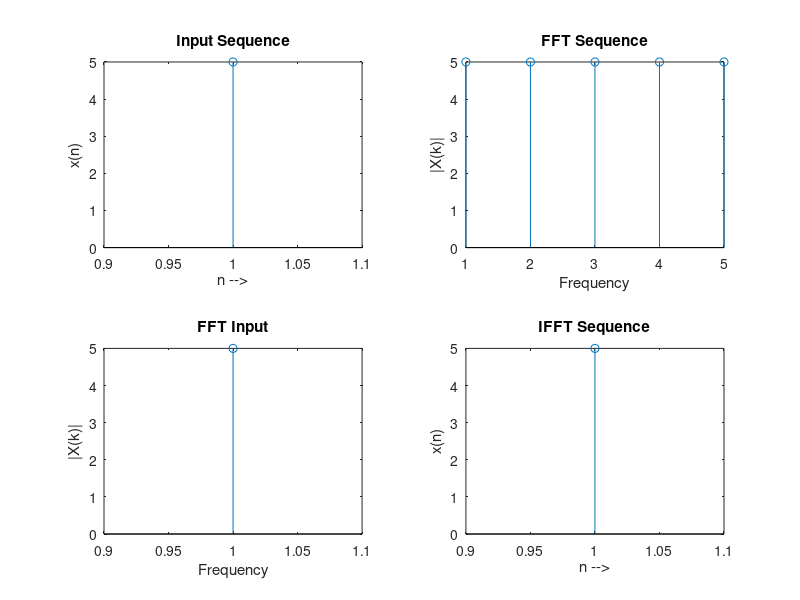
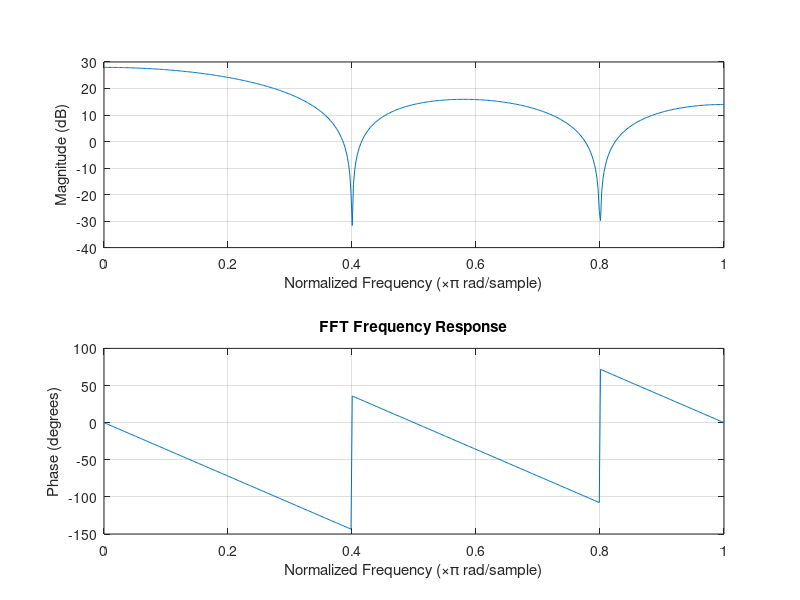
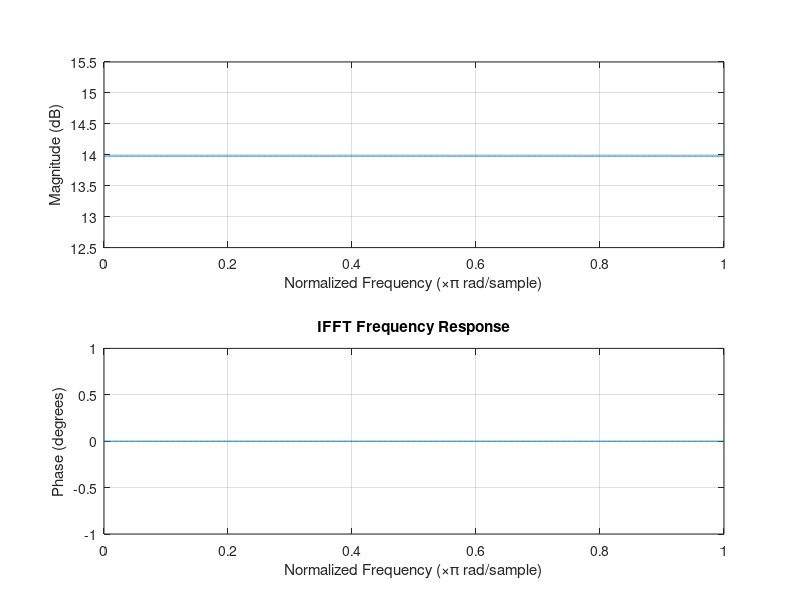

MATLAB code to generate these figures, in order:
clc;
clear all;

% Fast Fourier Transform
disp('Fast Fourier Transform');

l=input('Enter the length: ');
x=input('Enter the input sequence: ');

y=fft(x,l);

disp('Resultant FFT sequence:');
disp(y);

figure(1);

subplot(2,2,1);
stem(x);
title('Input Sequence');
xlabel('n -->');
ylabel('x(n)');

subplot(2,2,2);
stem(y);
title('FFT Sequence');
xlabel('Frequency');
ylabel('|X(k)|');

% Inverse Fast Fourier Transform
disp('Inverse Fast Fourier Transform');

x1=input('Enter the FFT sequence: ');

y1=ifft(x1);

disp('Resultant IFFT sequence:');
disp(y1);

subplot(2,2,3);
stem(x1);
title('FFT Input');
xlabel('Frequency');
ylabel('|X(k)|');

subplot(2,2,4);
stem(y1);
title('IFFT Sequence');
xlabel('n -->');
ylabel('x(n)');

% Continuous Frequency Response Graphs
figure(2);
freqz(y);
title('FFT Frequency Response');

figure(3);
freqz(y1);
title('IFFT Frequency Response');
